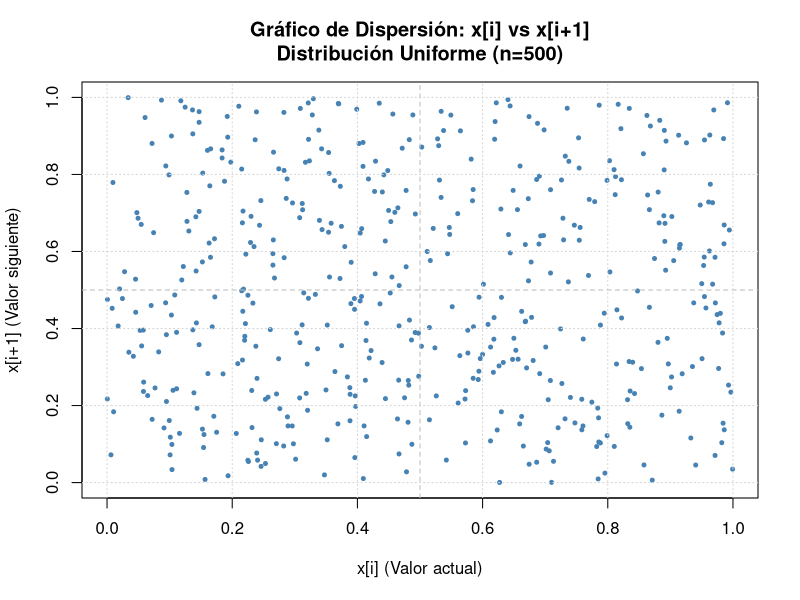
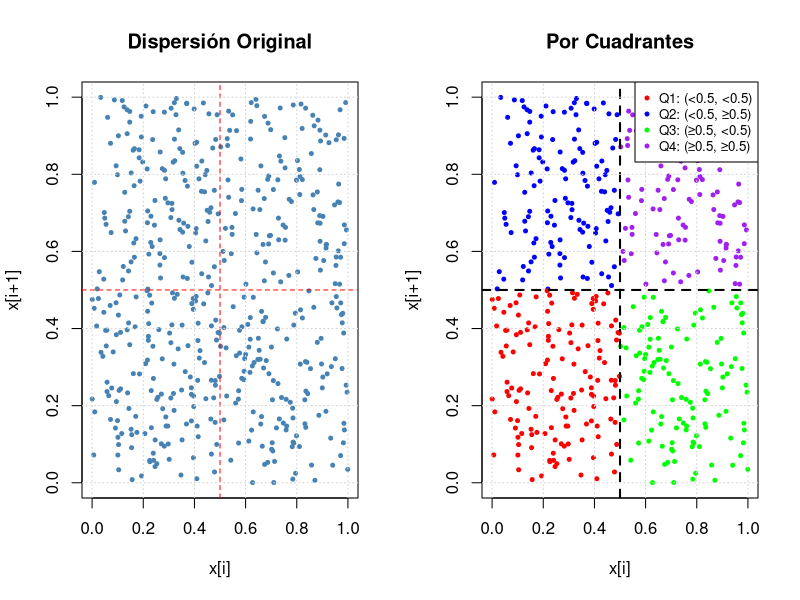

These figures' R source, in order:
# Pregunta 7: Análisis de patrones en distribución uniforme
# Simular 500 valores de una distribución uniforme y evaluar patrones

# Establecer semilla para reproducibilidad
set.seed(123)

# Generar 500 valores de una distribución uniforme
n <- 500
valores_uniformes <- runif(n, min = 0, max = 1)

# Crear vectores para el gráfico de dispersión
# x[i] vs x[i+1] requiere n-1 pares de puntos
x_i <- valores_uniformes[1:(n-1)]      # x[i]: valores del 1 al 499
x_i_plus_1 <- valores_uniformes[2:n]   # x[i+1]: valores del 2 al 500

# Crear el gráfico de dispersión
plot(x_i, x_i_plus_1,
     main = "Gráfico de Dispersión: x[i] vs x[i+1]\nDistribución Uniforme (n=500)",
     xlab = "x[i] (Valor actual)",
     ylab = "x[i+1] (Valor siguiente)",
     pch = 20,                          # Puntos sólidos
     col = "steelblue",                 # Color azul
     cex = 0.8,                         # Tamaño de puntos
     xlim = c(0, 1),                    # Límites del eje x
     ylim = c(0, 1))                    # Límites del eje y

# Agregar líneas de referencia
abline(h = 0.5, v = 0.5, col = "gray", lty = 2, lwd = 1)

# Agregar grid para mejor visualización
grid(col = "lightgray", lty = 3)

# Estadísticas descriptivas
cat("=== ESTADÍSTICAS DESCRIPTIVAS ===\n")
cat("Número de valores simulados:", n, "\n")
cat("Número de pares (x[i], x[i+1]):", length(x_i), "\n")
cat("Media de x[i]:", round(mean(x_i), 4), "\n")
cat("Media de x[i+1]:", round(mean(x_i_plus_1), 4), "\n")
cat("Desviación estándar de x[i]:", round(sd(x_i), 4), "\n")
cat("Desviación estándar de x[i+1]:", round(sd(x_i_plus_1), 4), "\n")

# Calcular correlación entre valores consecutivos
correlacion <- cor(x_i, x_i_plus_1)
cat("Correlación entre x[i] y x[i+1]:", round(correlacion, 4), "\n")

# Prueba de correlación
cor_test <- cor.test(x_i, x_i_plus_1)
cat("p-valor de la prueba de correlación:", round(cor_test$p.value, 4), "\n")

# Crear un segundo gráfico con colores por cuadrantes para mejor análisis
par(mfrow = c(1, 2))

# Gráfico original
plot(x_i, x_i_plus_1,
     main = "Dispersión Original",
     xlab = "x[i]",
     ylab = "x[i+1]",
     pch = 20,
     col = "steelblue",
     cex = 0.8)
abline(h = 0.5, v = 0.5, col = "red", lty = 2)
grid(col = "lightgray", lty = 3)

# Gráfico con colores por cuadrantes
colores <- ifelse(x_i < 0.5 & x_i_plus_1 < 0.5, "red",
                  ifelse(x_i < 0.5 & x_i_plus_1 >= 0.5, "blue",
                         ifelse(x_i >= 0.5 & x_i_plus_1 < 0.5, "green", "purple")))

plot(x_i, x_i_plus_1,
     main = "Por Cuadrantes",
     xlab = "x[i]",
     ylab = "x[i+1]",
     pch = 20,
     col = colores,
     cex = 0.8)
abline(h = 0.5, v = 0.5, col = "black", lty = 2, lwd = 2)
grid(col = "lightgray", lty = 3)

# Leyenda para cuadrantes
legend("topright",
       legend = c("Q1: (<0.5, <0.5)", "Q2: (<0.5, ≥0.5)",
                  "Q3: (≥0.5, <0.5)", "Q4: (≥0.5, ≥0.5)"),
       col = c("red", "blue", "green", "purple"),
       pch = 20,
       cex = 0.8)

# Restaurar parámetros gráficos
par(mfrow = c(1, 1))

# Análisis de cuadrantes
cat("\n=== ANÁLISIS POR CUADRANTES ===\n")
cuadrante1 <- sum(x_i < 0.5 & x_i_plus_1 < 0.5)
cuadrante2 <- sum(x_i < 0.5 & x_i_plus_1 >= 0.5)
cuadrante3 <- sum(x_i >= 0.5 & x_i_plus_1 < 0.5)
cuadrante4 <- sum(x_i >= 0.5 & x_i_plus_1 >= 0.5)

cat("Cuadrante 1 (x<0.5, x+1<0.5):", cuadrante1,
    "(", round(100*cuadrante1/length(x_i), 1), "%)\n")
cat("Cuadrante 2 (x<0.5, x+1≥0.5):", cuadrante2,
    "(", round(100*cuadrante2/length(x_i), 1), "%)\n")
cat("Cuadrante 3 (x≥0.5, x+1<0.5):", cuadrante3,
    "(", round(100*cuadrante3/length(x_i), 1), "%)\n")
cat("Cuadrante 4 (x≥0.5, x+1≥0.5):", cuadrante4,
    "(", round(100*cuadrante4/length(x_i), 1), "%)\n")

# Interpretación de resultados
cat("\n=== INTERPRETACIÓN ===\n")
cat("En una distribución uniforme verdaderamente aleatoria:\n")
cat("- La correlación entre valores consecutivos debería ser ≈ 0\n")
cat("- Los puntos deberían distribuirse uniformemente en el cuadrado [0,1]×[0,1]\n")
cat("- Cada cuadrante debería contener ≈ 25% de los puntos\n")
cat("- No deberían observarse patrones sistemáticos\n")

if (abs(correlacion) < 0.1) {
  cat("\n✓ RESULTADO: No se observa correlación significativa entre valores consecutivos\n")
  cat("  La distribución parece ser genuinamente aleatoria\n")
} else {
  cat("\n⚠ RESULTADO: Se observa correlación entre valores consecutivos\n")
  cat("  Esto podría indicar un patrón en el generador de números aleatorios\n")
}
